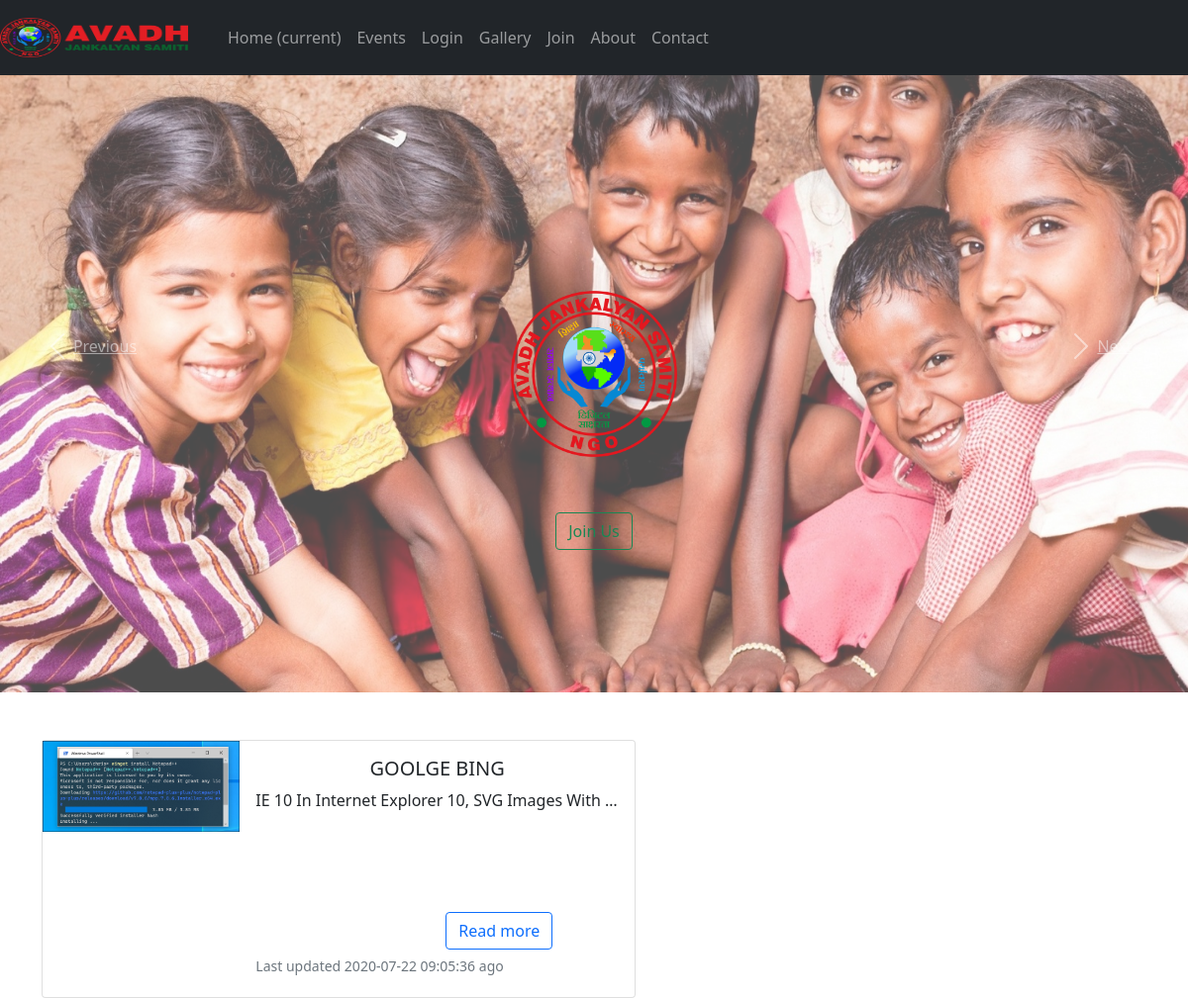
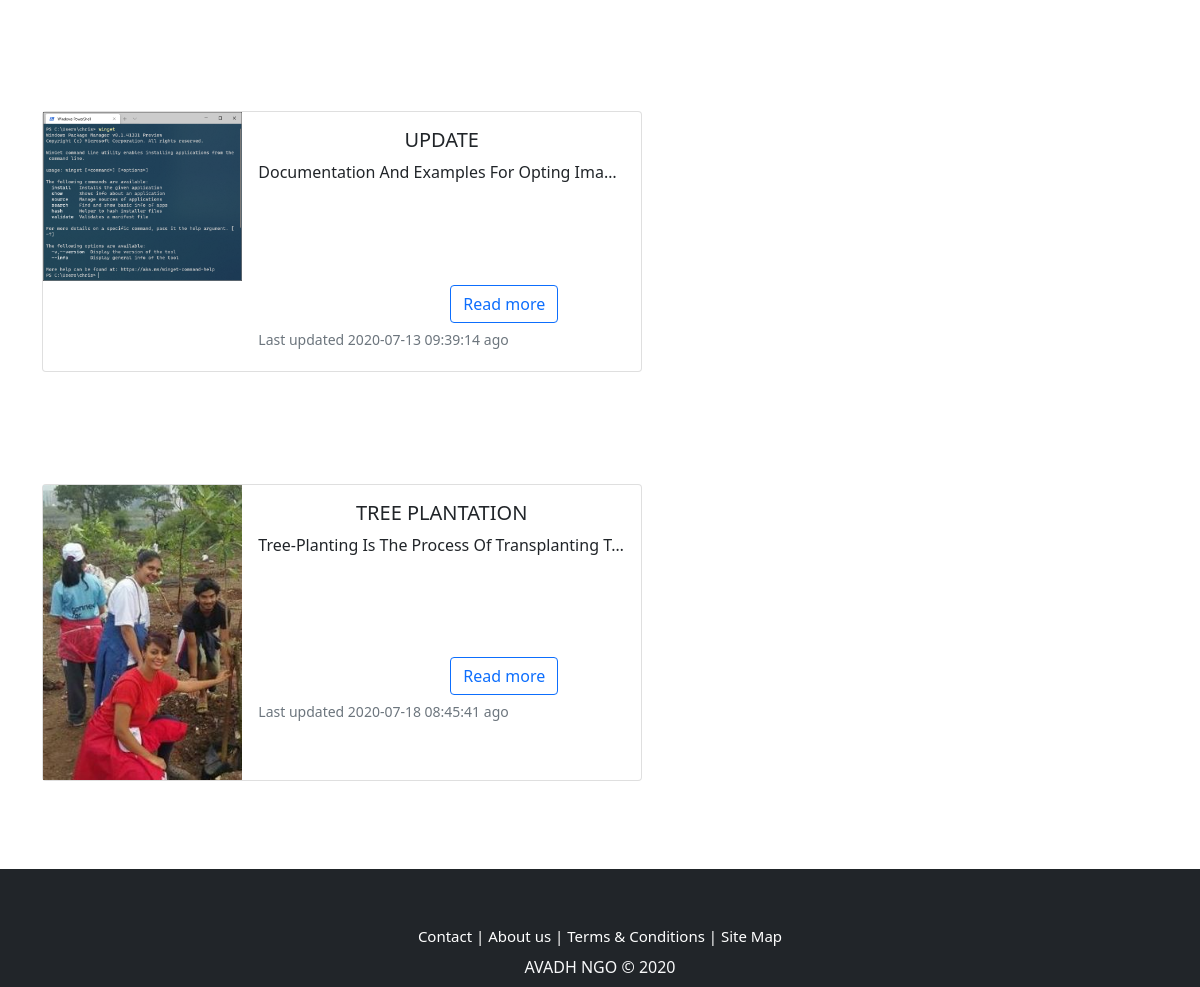
The app's page /tet.php, older data (2 pictures, top to bottom).
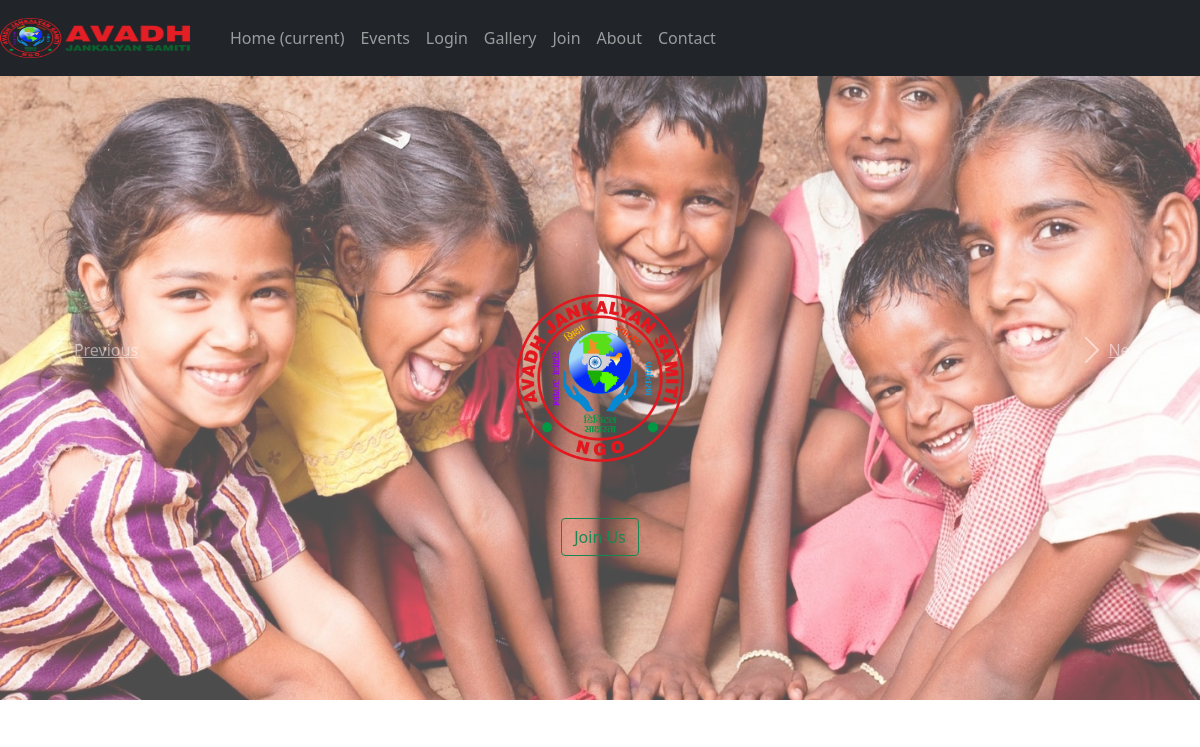
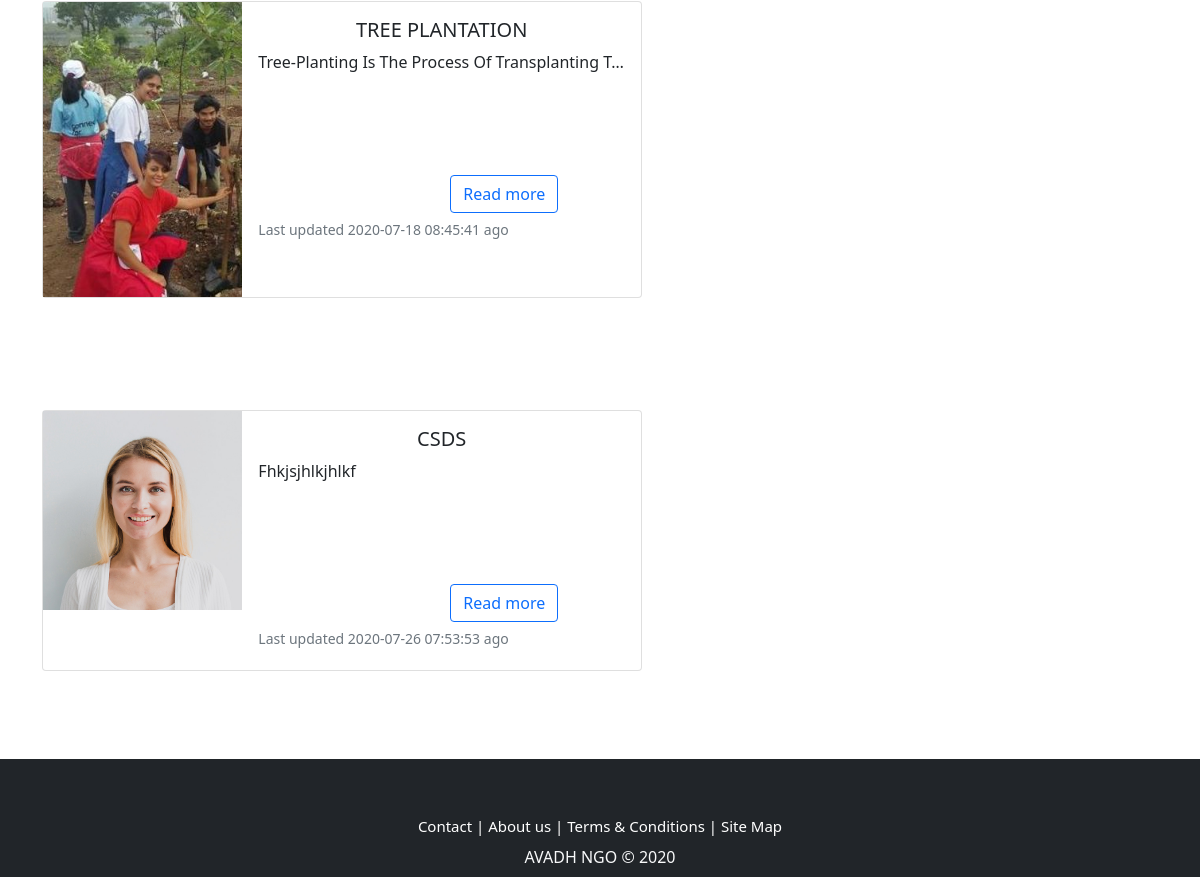
The same page, newer data (2 pictures, top to bottom).
### tables this page shows
CREATE TABLE `gallery` (
  `id` int(11) NOT NULL,
  `filepath` varchar(500) NOT NULL,
  `filename` varchar(500) NOT NULL,
  `title` varchar(500) NOT NULL,
  `shortdescription` blob NOT NULL,
  `description` blob NOT NULL,
  `Datetime` timestamp NOT NULL DEFAULT current_timestamp() ON UPDATE current_timestamp()
);

### tet.php (the view, shortened to what this page needs)
<!doctype html>
<html lang="en">
  <head>
    <link rel="stylesheet" href="https://stackpath.bootstrapcdn.com/bootstrap/5.0.0-alpha1/css/bootstrap.min.css">
    <link rel="stylesheet" href="https://cdnjs.cloudflare.com/ajax/libs/fancybox/3.5.7/jquery.fancybox.css" type="text/css" media="screen" />
  </head>
  <body>
  <?php include_once("php/navbar.php");?>
  <?php include('php/slider.php');?>
  <?php
	$con = mysqli_connect('localhost','root','');
	    mysqli_select_db($con,'ngo');
	$query = " SELECT `filepath`,`id`, `filename`, `title`, `description`, `shortdescription`,`Datetime` FROM `gallery` order by id ASC ";
	$queryfire = mysqli_query($con, $query);
	$num = mysqli_num_rows($queryfire);
	if($num > 0){
		while($row= mysqli_fetch_array($queryfire)){
			?>
		 <div class="container py-5">
            <div class="card mb-3" style="max-width: 600px;">
           <div class="row g-0">
            <div class="col-md-4">
            	<img src="<?php echo "php/" .$row["filepath"]; ?>" alt="" data-fancybox="gallery"  class="img-fluid" style="width:auto; hieght:90vh;"/>
            </div>
            <div class="col-md-8">
            <div class="card-body">
            <h5 class="card-title text-uppercase text-center"><?php echo $row["title"];  ?></h5>
            <p class="text-capitalize text-justify  text-truncate"><?php echo $row["shortdescription"]; ?> </p> <br/>
             <div class="pt-5" style="margin-top:0.8rem;">
               <a href="<?php echo "readmore.php?id=".$row['id'];?>" class="btn btn-outline-primary" role="button" aria-pressed="true" style="margin-left:12rem;">Read more</a>
            </div>
            <p class="card-text ml-5 my-1"><small class="text-muted">Last updated <?php echo $row["Datetime"];?> ago</small></p>
            </div>
            </div>
        </div>
        </div>
    </div>
<?php
	}
}
?>
    <?php include("php/footer.php");?>

### php/navbar.php (shortened to what this page needs)
<nav class="navbar navbar-expand-lg fixed-top  navbar-dark bg-dark">
  <a class="navbar-brand" href="index.php"><img  src="img/logo.png" class="navbar-brand" style="width:190px;height:50px;"/></a>
  <div class="collapse navbar-collapse" id="navbarSupportedContent">
    <ul class="navbar-nav ml-auto">
      <li class="nav-item active">
        <a class="nav-link" href="index.php">Home <span class="sr-only">(current)</span></a>
      </li>
      <li class="nav-item">
        <a class="nav-link " href="show.php">Events</a>
      </li>
      <li class="nav-item">
        <a class="nav-link" href="login.php">Login</a>
      </li>
      <li class="nav-item">
        <a class="nav-link" href="gallery.php">Gallery</a>
      </li>
      <li class="nav-item">
        <a class="nav-link" href="join.php">Join</a>
      </li>
      <li class="nav-item">
        <a class="nav-link " href="about.php">About</a>
      </li>
      <li class="nav-item">
        <a class="nav-link " href="contact.php">Contact</a>
      </li>
    </ul>
  </div>
</nav>

### php/slider.php (shortened to what this page needs)
<div id="carouselExampleIndicators" class="carousel slide" data-ride="carousel">
  <div class="carousel-inner">
    <div class="carousel-item active">
      <div class="carousel-caption  d-md-block">
        <img src="img/favicon1.png" alt="" srcset=""style="width:20%;margin-bottom: 3.5rem;" class="img-fluid "/><br/>
        <a href="join.php" class="btn  btn-outline-success" role="button" aria-pressed="true" style="margin-bottom: 6.5rem;"> Join Us</a>
    </div>
    </div>
  </div>
  <a class="carousel-control-prev" href="#carouselExampleIndicators" role="button" data-slide="prev">
    <span class="carousel-control-prev-icon" aria-hidden="true"></span>
    <span class="sr-only">Previous</span>
  </a>
  <a class="carousel-control-next" href="#carouselExampleIndicators" role="button" data-slide="next">
    <span class="carousel-control-next-icon" aria-hidden="true"></span>
    <span class="sr-only">Next</span>
  </a>
</div>

### php/footer.php (shortened to what this page needs)
<div class="footer bg-dark text-light" style="width:100%">
            <div class="text-center icons mt-4 pt-4">
            </div>
            <div class="container text-center" style="font-size:15px; margin-top:2rem;">
                <a href="contact.php" style="text-decoration:none;color: white;">Contact |</a>
                <a href="about.php" style="text-decoration:none;color: white;">About us |</a>
                <a href="#" style="text-decoration:none;color: white;">Terms & Conditions | </a>
                <a href="#" style="text-decoration:none;color: white;">Site Map</a>
            </div>
            <div class="text-center py-2">AVADH NGO &copy; 2020<br></div>
</div>
</body>
</html>

Row changes from the older to the newer data that the page shows:
removed gallery: filepath (picture), title "GOOLGE BING", shortdescription "IE 10 In Internet Explorer 10, SVG Images With…", Datetime "2020-07-22 09:05:36"
removed gallery: filepath (picture), title "UPDATE", shortdescription "Documentation And Examples For Opting Ima…", Datetime "2020-07-13 09:39:14"
added gallery: filepath (picture), title "CSDS", shortdescription "Fhkjsjhlkjhlkf", Datetime "2020-07-26 07:53:53"
